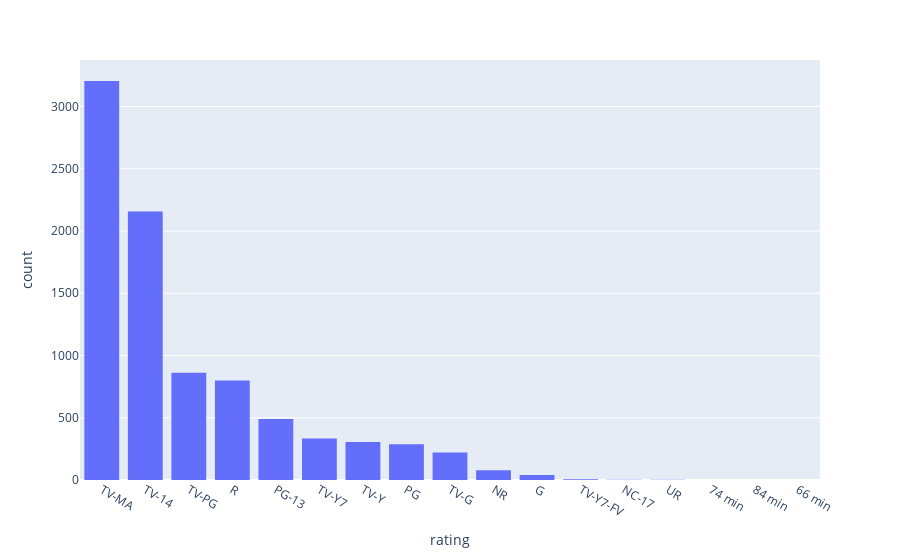

Write notebook code for a chart like this one.
### Code cell
px.histogram(master_data, 'rating').update_xaxes(categoryorder='total descending')

### Figure 1 — Plotly figure (JSON) as saved in the notebook; plotly's stock layout.template omitted (floating-point values rounded to 4 significant figures; data arrays with more than 128 entries replaced by an {"elided": "..."} marker saying what was removed)
{"data": [{"alignmentgroup": "True", "bingroup": "x", "hovertemplate": "rating=%{x}<br>count=%{y}<extra></extra>", "legendgroup": "", "marker": {"color": "#636efa", "pattern": {"shape": ""}}, "name": "", "offsetgroup": "", "orientation": "v", "showlegend": false, "type": "histogram", "x": {"elided": "8797 str values"}, "xaxis": "x", "yaxis": "y"}], "layout": {"barmode": "relative", "legend": {"tracegroupgap": 0}, "margin": {"t": 60}, "xaxis": {"anchor": "y", "categoryorder": "total descending", "domain": [0, 1], "title": {"text": "rating"}}, "yaxis": {"anchor": "x", "domain": [0, 1], "title": {"text": "count"}}}}
